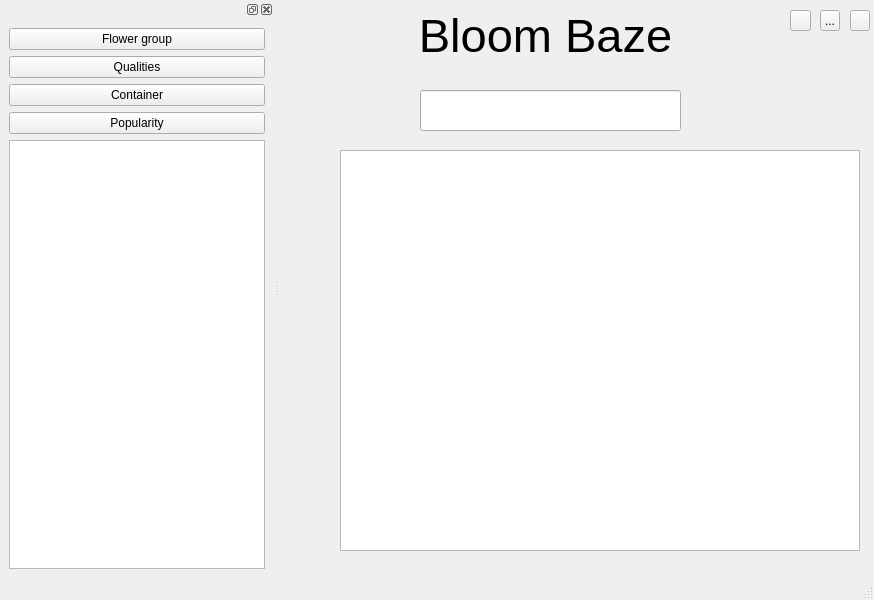
<?xml version="1.0" encoding="UTF-8"?>
<ui version="4.0">
 <class>MainWindow</class>
 <widget class="QMainWindow" name="MainWindow">
  <property name="geometry">
   <rect>
    <x>0</x>
    <y>0</y>
    <width>874</width>
    <height>600</height>
   </rect>
  </property>
  <property name="windowTitle">
   <string>MainWindow</string>
  </property>
  <widget class="QWidget" name="centralwidget">
   <widget class="QTableWidget" name="tableWidget">
    <property name="geometry">
     <rect>
      <x>60</x>
      <y>150</y>
      <width>520</width>
      <height>401</height>
     </rect>
    </property>
    <property name="selectionMode">
     <enum>QAbstractItemView::SingleSelection</enum>
    </property>
    <property name="selectionBehavior">
     <enum>QAbstractItemView::SelectItems</enum>
    </property>
    <attribute name="horizontalHeaderVisible">
     <bool>false</bool>
    </attribute>
    <attribute name="horizontalHeaderDefaultSectionSize">
     <number>250</number>
    </attribute>
    <attribute name="verticalHeaderVisible">
     <bool>false</bool>
    </attribute>
    <attribute name="verticalHeaderDefaultSectionSize">
     <number>250</number>
    </attribute>
    <column>
     <property name="text">
      <string/>
     </property>
    </column>
    <column>
     <property name="text">
      <string/>
     </property>
    </column>
   </widget>
   <widget class="QLabel" name="label">
    <property name="geometry">
     <rect>
      <x>100</x>
      <y>10</y>
      <width>331</width>
      <height>51</height>
     </rect>
    </property>
    <property name="font">
     <font>
      <pointsize>35</pointsize>
     </font>
    </property>
    <property name="text">
     <string>Bloom Baze</string>
    </property>
    <property name="alignment">
     <set>Qt::AlignCenter</set>
    </property>
   </widget>
   <widget class="QLineEdit" name="lineEdit">
    <property name="geometry">
     <rect>
      <x>140</x>
      <y>90</y>
      <width>261</width>
      <height>41</height>
     </rect>
    </property>
   </widget>
   <widget class="QToolButton" name="toolButton">
    <property name="geometry">
     <rect>
      <x>510</x>
      <y>10</y>
      <width>21</width>
      <height>21</height>
     </rect>
    </property>
    <property name="text">
     <string/>
    </property>
   </widget>
   <widget class="QToolButton" name="toolButton_2">
    <property name="geometry">
     <rect>
      <x>540</x>
      <y>10</y>
      <width>20</width>
      <height>21</height>
     </rect>
    </property>
    <property name="text">
     <string>...</string>
    </property>
   </widget>
   <widget class="QToolButton" name="toolButton_3">
    <property name="geometry">
     <rect>
      <x>570</x>
      <y>10</y>
      <width>20</width>
      <height>21</height>
     </rect>
    </property>
    <property name="text">
     <string/>
    </property>
    <property name="icon">
     <iconset>
      <normaloff>../../../Downloads/user_1077063.png</normaloff>../../../Downloads/user_1077063.png</iconset>
    </property>
   </widget>
  </widget>
  <widget class="QMenuBar" name="menubar">
   <property name="geometry">
    <rect>
     <x>0</x>
     <y>0</y>
     <width>874</width>
     <height>25</height>
    </rect>
   </property>
  </widget>
  <widget class="QStatusBar" name="statusbar"/>
  <widget class="QDockWidget" name="dockWidget">
   <attribute name="dockWidgetArea">
    <number>1</number>
   </attribute>
   <widget class="QWidget" name="dockWidgetContents">
    <layout class="QGridLayout" name="gridLayout">
     <item row="0" column="0">
      <layout class="QVBoxLayout" name="verticalLayout">
       <item>
        <widget class="QPushButton" name="pb_flowerGroup">
         <property name="text">
          <string>Flower group</string>
         </property>
         <property name="checkable">
          <bool>true</bool>
         </property>
        </widget>
       </item>
       <item>
        <widget class="QPushButton" name="pb_qualities">
         <property name="text">
          <string>Qualities</string>
         </property>
         <property name="checkable">
          <bool>true</bool>
         </property>
        </widget>
       </item>
       <item>
        <widget class="QPushButton" name="pb_container">
         <property name="text">
          <string>Container</string>
         </property>
         <property name="checkable">
          <bool>true</bool>
         </property>
        </widget>
       </item>
       <item>
        <widget class="QPushButton" name="pb_popularity">
         <property name="text">
          <string>Popularity</string>
         </property>
         <property name="checkable">
          <bool>true</bool>
         </property>
        </widget>
       </item>
      </layout>
     </item>
     <item row="1" column="0">
      <widget class="QTableWidget" name="tw_filterList">
       <attribute name="horizontalHeaderVisible">
        <bool>false</bool>
       </attribute>
       <attribute name="verticalHeaderVisible">
        <bool>false</bool>
       </attribute>
       <column>
        <property name="text">
         <string/>
        </property>
       </column>
      </widget>
     </item>
    </layout>
   </widget>
  </widget>
 </widget>
 <resources/>
 <connections/>
</ui>
